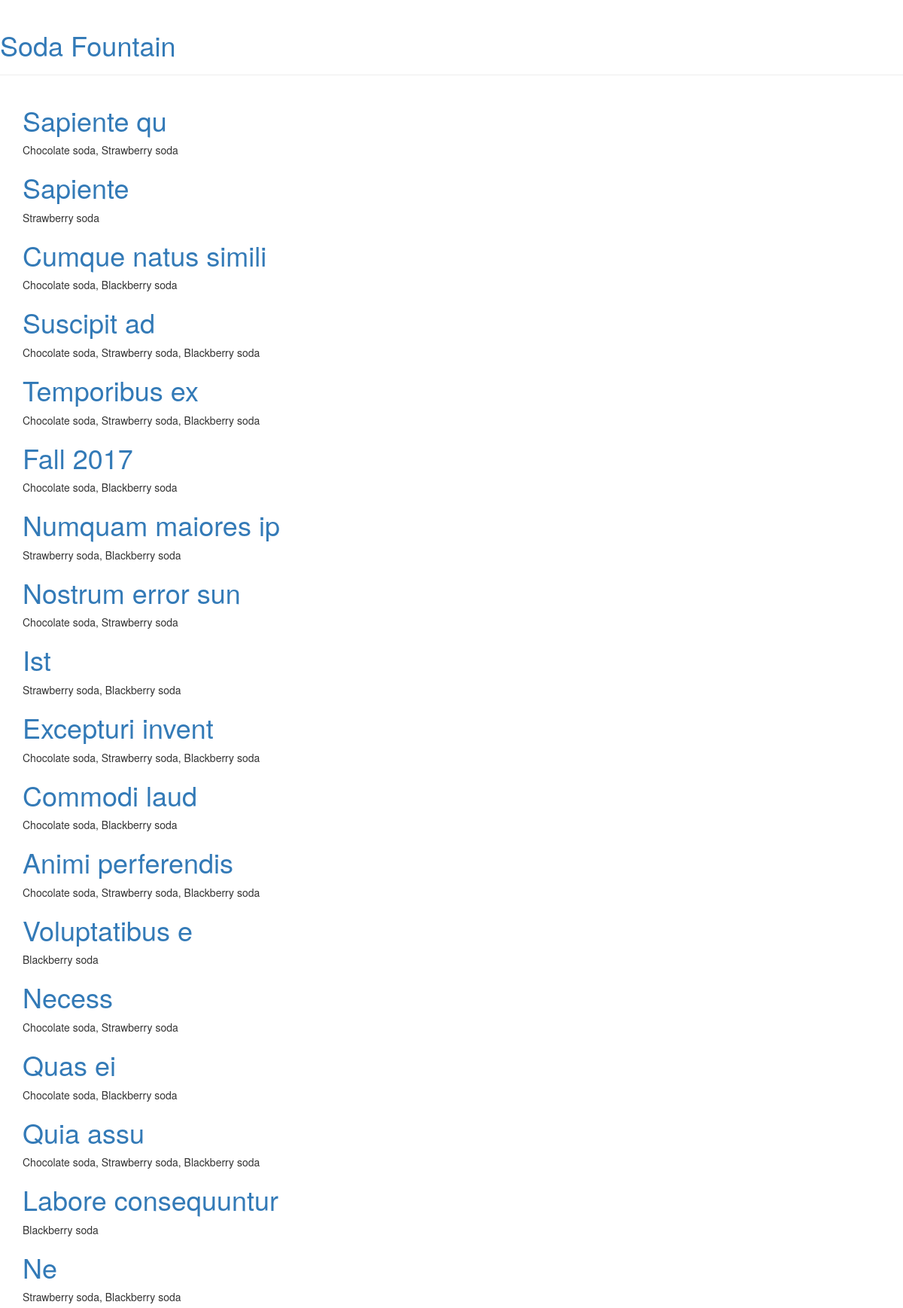
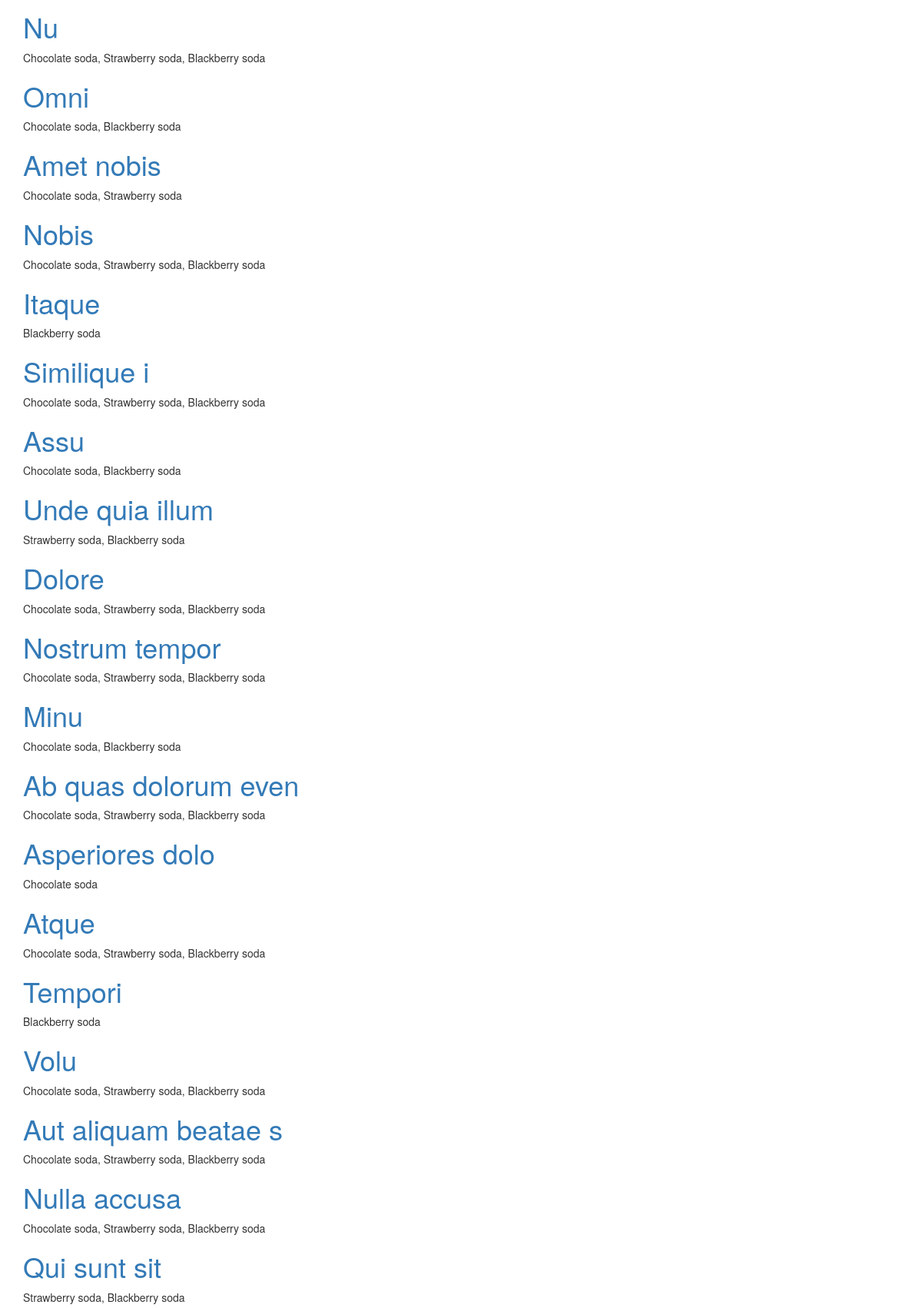
The page / (upper part) on the database its author committed (2 pictures, top to bottom).
### menu/models.py (models this page shows, shortened)
class Menu(models.Model):
    season = models.CharField(max_length=20)
    items = models.ManyToManyField('Item', related_name='items')
    created_date = models.DateTimeField(
            default=timezone.now)
    expiration_date = models.DateTimeField(
            blank=True, null=True)

class Item(models.Model):
    name = models.CharField(max_length=200)
    description = models.TextField()
    chef = models.ForeignKey('auth.User')
    created_date = models.DateTimeField(
            default=timezone.now)
    standard = models.BooleanField(default=False)
    ingredients = models.ManyToManyField('Ingredient')
    def __str__(self):
        return self.name

### menu/views.py (the view)
# urls.py: url(r'^$', views.menu_list, name='menu_list'),
def menu_list(request):
    all_menus = Menu.objects.all().prefetch_related('items')
    menus = []
    for menu in all_menus:
        if(menu.expiration_date is not None and
                menu.expiration_date >= timezone.now()):
            menus.append(menu)
    menus = sorted(menus, key=attrgetter('expiration_date'))
    return render(request, 'menu/list_all_current_menus.html', {'menus': menus})

### menu/templates/menu/list_all_current_menus.html (shortened to what this page needs)
{% extends 'base.html' %}
{% block content %}
    <div class="row">
        <div class="col-md-8">
            <div class="post">
                {% for menu in menus %}
                    <h1>
                        <a href="{% url 'menu_detail' pk=menu.pk %}">{{ menu.season }}</a>
                    </h1>
                    <p>{{ menu.items.all|join:", "}}</p>
                {% endfor %}
            </div>
        </div>
    </div>
{% endblock %}

### menu/templates/base.html (shortened to what this page needs)
<html>
    <head>
        <link rel="stylesheet" href="//maxcdn.bootstrapcdn.com/bootstrap/3.2.0/css/bootstrap.min.css">
        <link rel="stylesheet" href="//maxcdn.bootstrapcdn.com/bootstrap/3.2.0/css/bootstrap-theme.min.css">
    </head>
    <body>
        <div class="page-header">
            <h1><a href="/">Soda Fountain</a></h1>
        </div>
        <div class="content container">
            {% block content %}{% endblock %}
        </div>
    </body>
</html>

### rows shown on the page
Menu: season "Sapiente qu", items.all "Chocolate soda, Strawberry soda"
Menu: season "Sapiente", items.all "Strawberry soda"
Menu: season "Cumque natus simili", items.all "Chocolate soda, Blackberry soda"
Menu: season "Suscipit ad", items.all "Chocolate soda, Strawberry soda, Blackberry soda"
Menu: season "Temporibus ex", items.all "Chocolate soda, Strawberry soda, Blackberry soda"
Menu: season "Fall 2017", items.all "Chocolate soda, Blackberry soda"
Menu: season "Numquam maiores ip", items.all "Strawberry soda, Blackberry soda"
Menu: season "Nostrum error sun", items.all "Chocolate soda, Strawberry soda"
Menu: season "Ist", items.all "Strawberry soda, Blackberry soda"
Menu: season "Excepturi invent", items.all "Chocolate soda, Strawberry soda, Blackberry soda"
Menu: season "Commodi laud", items.all "Chocolate soda, Blackberry soda"
Menu: season "Animi perferendis", items.all "Chocolate soda, Strawberry soda, Blackberry soda"
Menu: season "Voluptatibus e", items.all "Blackberry soda"
Menu: season "Necess", items.all "Chocolate soda, Strawberry soda"
Menu: season "Quas ei", items.all "Chocolate soda, Blackberry soda"
Menu: season "Quia assu", items.all "Chocolate soda, Strawberry soda, Blackberry soda"
Menu: season "Labore consequuntur", items.all "Blackberry soda"
Menu: season "Ne", items.all "Strawberry soda, Blackberry soda"
Menu: season "Nu", items.all "Chocolate soda, Strawberry soda, Blackberry soda"
Menu: season "Omni", items.all "Chocolate soda, Blackberry soda"
Menu: season "Amet nobis", items.all "Chocolate soda, Strawberry soda"
Menu: season "Nobis", items.all "Chocolate soda, Strawberry soda, Blackberry soda"
Menu: season "Itaque", items.all "Blackberry soda"
Menu: season "Similique i", items.all "Chocolate soda, Strawberry soda, Blackberry soda"
Menu: season "Assu", items.all "Chocolate soda, Blackberry soda"
Menu: season "Unde quia illum", items.all "Strawberry soda, Blackberry soda"
Menu: season "Dolore", items.all "Chocolate soda, Strawberry soda, Blackberry soda"
Menu: season "Nostrum tempor", items.all "Chocolate soda, Strawberry soda, Blackberry soda"
Menu: season "Minu", items.all "Chocolate soda, Blackberry soda"
Menu: season "Ab quas dolorum even", items.all "Chocolate soda, Strawberry soda, Blackberry soda"
Menu: season "Asperiores dolo", items.all "Chocolate soda"
Menu: season "Atque", items.all "Chocolate soda, Strawberry soda, Blackberry soda"
Menu: season "Tempori", items.all "Blackberry soda"
Menu: season "Volu", items.all "Chocolate soda, Strawberry soda, Blackberry soda"
Menu: season "Aut aliquam beatae s", items.all "Chocolate soda, Strawberry soda, Blackberry soda"
Menu: season "Nulla accusa", items.all "Chocolate soda, Strawberry soda, Blackberry soda"
Menu: season "Qui sunt sit", items.all "Strawberry soda, Blackberry soda"
